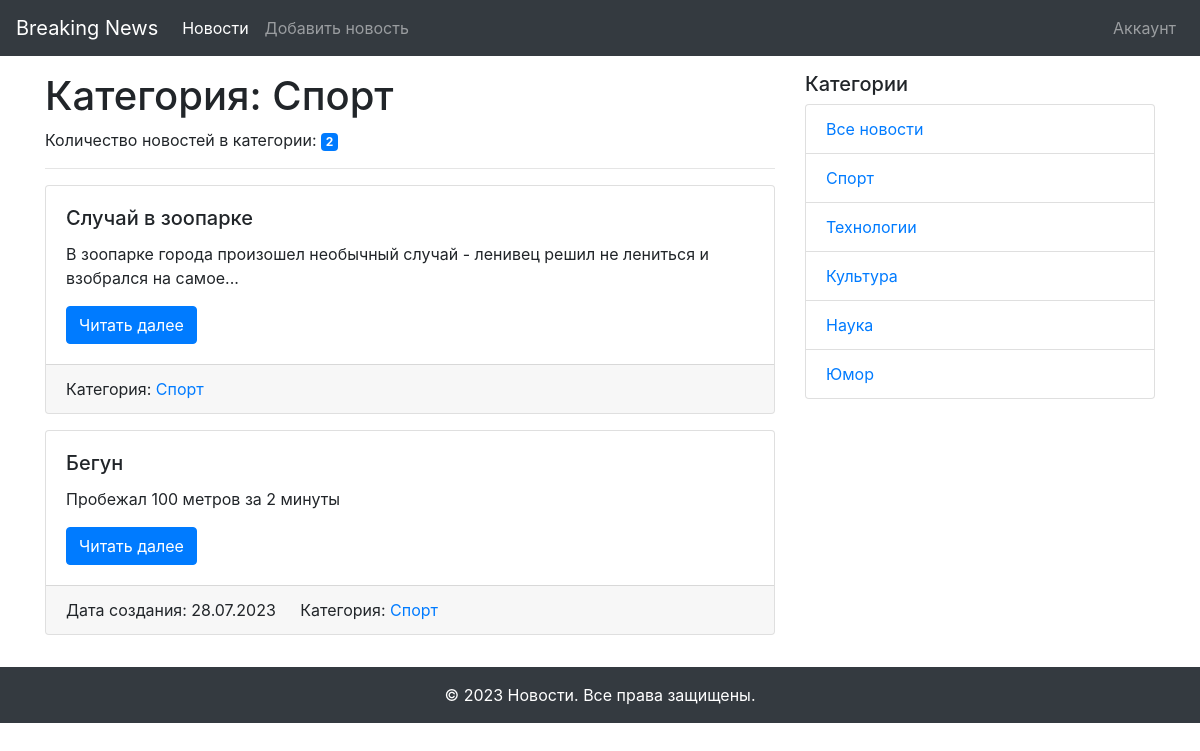
Page /category/1 on the committed database.
### models.py (models this page shows, shortened)
class Category(db.Model):
    id = db.Column(db.Integer, primary_key=True)
    title = db.Column(db.String(255), nullable=False)
    news = db.relationship('News', back_populates='category')

class News(db.Model):
    id = db.Column(db.Integer, primary_key=True)
    title = db.Column(db.String(255), unique=True, nullable=False)
    text = db.Column(db.Text, nullable=False)
    created_date = db.Column(db.DateTime, default=datetime.utcnow)
    category_id = db.Column(db.Integer, db.ForeignKey('category.id'), nullable=True)
    category = db.relationship('Category', back_populates='news')

### views.py (the view)
@app.route('/category/<int:id>')
def news_in_category(id):
    category = Category.query.get(id)
    news = category.news
    category_name = category.title
    categories = Category.query.all()
    return render_template('category.html',
                           news=news,
                           category_name=category_name,
                           categories=categories)

### templates/category.html (shortened to what this page needs)
{% extends "base.html" %}
{% block content %}
  <h1>Категория: {{ category_name }}</h1>
  <p>Количество новостей в категории: <span class="badge badge-primary">{{ news|length }}</span></p>
  <hr>
  {% for news in news %}
  <div class="card mb-3">
    <div class="card-body">
      <h5 class="card-title">{{ news.title }}</h5>
      <p class="card-text">{{ news.text|truncate(100) }}</p>
      <a href="{{ url_for('news_detail', id=news.id) }}" class="btn btn-primary">Читать далее</a>
    </div>
    <div class="card-footer">
      {% if news.created_date %}
        <span class="card-link">Дата создания: {{ news.created_date.strftime('%d.%m.%Y') }}</span>
      {% endif %}
      {% if news.category %}
        <span class="card-link">Категория: <a href="{{ url_for('news_in_category', id=news.category.id) }}">{{ news.category.title }}</a></span>
      {% endif %}
    </div>
  </div>
  {% else %}
  <p class="card-text">Новостей пока нет!</p>
  {% endfor %}
{% endblock content %}

### templates/side_navigation.html
<div class="col-md-4">
  <h5>Категории</h5>
  <ul class="list-group">
    <li class="list-group-item"><a href="{{ url_for('index') }}">Все новости</a></li>
    {% for category in categories %}
      <li class="list-group-item"><a href="{{ url_for('news_in_category', id=category.id) }}">{{ category.title }}</a></li>
    {% endfor %}
  </ul>
</div>

### rows in the picture
Category: title "Спорт"
News: title "Случай в зоопарке", text "В зоопарке города произошел необычный случай - ленивец решил не лениться и взобрался на самое...", category "Спорт"
News: title "Бегун", text "Пробежал 100 метров за 2 минуты", created_date "28.07.2023", category "Спорт"
Category: title "Технологии"
Category: title "Культура"
Category: title "Наука"
Category: title "Юмор"

### other values in the picture
{{ news|length }} "2"
